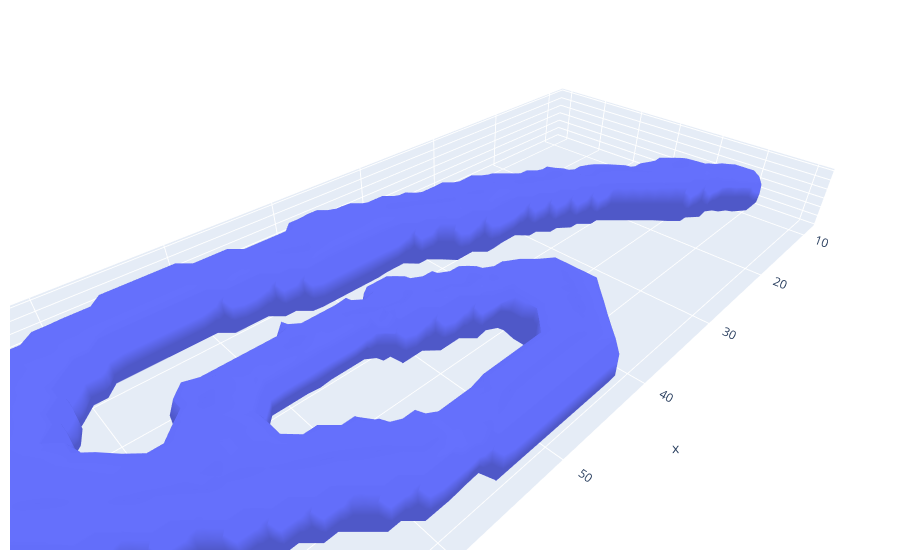

The code cell stored with this chart in its notebook:
### Markdown cell above
#### build the actual SDF in 3d

### Code cell
nz = 20
z = np.arange(-nz, nz + 1, dtype=np.float32)
zz = z[None, None, :]

f = np.maximum(np.abs(zz) - img_ztop[:, :, None], sdf[..., idx][:, :, None])

from skimage.measure import marching_cubes
verts, faces, normals, _ = marching_cubes(f, level=0.0)

print(faces.shape)
go.Figure(
    data=go.Mesh3d(
        x = verts[:, 0],
        y = verts[:, 1],
        z = verts[:, 2],
        i = faces[:, 0],
        j = faces[:, 1],
        k = faces[:, 2],
        
    ),
    layout = dict(
        scene=dict(aspectmode="data"),
        margin=dict(l=10, r=10, t=10, b=10),
    )
)

### Figure 1 — Plotly figure (JSON) as saved in the notebook; plotly's stock layout.template omitted (floating-point values rounded to 4 significant figures; data arrays with more than 128 entries replaced by an {"elided": "..."} marker saying what was removed)
{"data": [{"i": {"elided": "7620 int values"}, "j": {"elided": "7620 int values"}, "k": {"elided": "7620 int values"}, "type": "mesh3d", "x": {"elided": "3810 float values"}, "y": {"elided": "3810 float values"}, "z": {"elided": "3810 float values"}}], "layout": {"margin": {"b": 10, "l": 10, "r": 10, "t": 10}, "scene": {"aspectmode": "data"}}}
